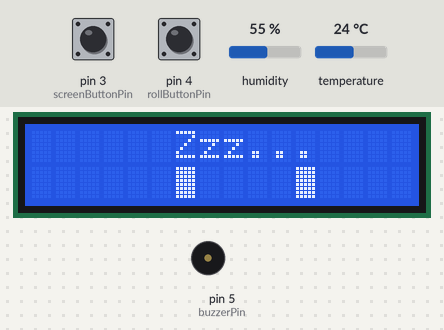
Bench run of a sketch on a simulated Arduino Uno, built with avr-gcc and run on an emulated ATmega328P. Parts: 16×2 character LCD, buzzer (waves = sounding). The test bench sets the inputs (shaded band); at power-on: pin 3 (screenButtonPin) HIGH, pin 4 (rollButtonPin) HIGH, humidity 55 %, temperature 24 °C. The local clock reads 2024-03-15 10:24:30 at power-on unless the sketch sets it; random numbers use the default seed unless the sketch sets one.

Above: at 4.2 s.
4.3 s: pin 3 (screenButtonPin) pulled LOW for 0.15 s
At 4.7 s:
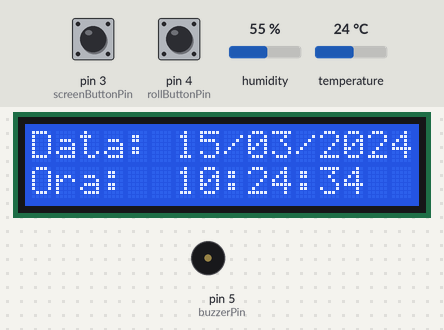
7.4 s: pin 3 (screenButtonPin) pulled LOW for 1 s
At 7.8 s:
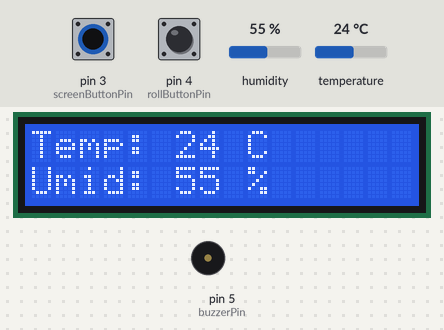
9.9 s: pin 3 (screenButtonPin) pulled LOW for 0.15 s
At 11.1 s:
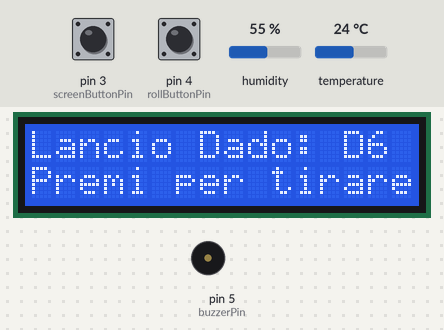
11.5 s: pin 4 (rollButtonPin) pulled LOW for 0.15 s
At 12.4 s:
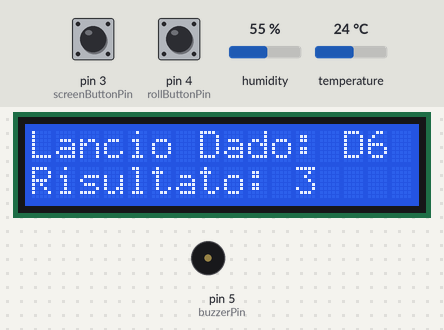
13.5 s: pin 4 (rollButtonPin) pulled LOW for 1 s
At 13.9 s:
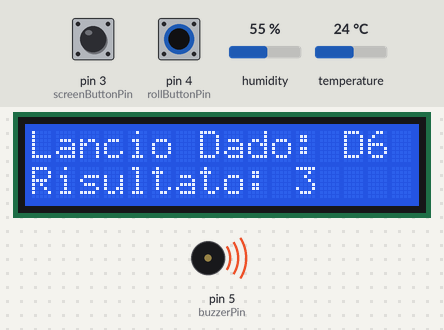
16.0 s: pin 3 (screenButtonPin) driven LOW and pin 4 (rollButtonPin) driven LOW
At 16.4 s:
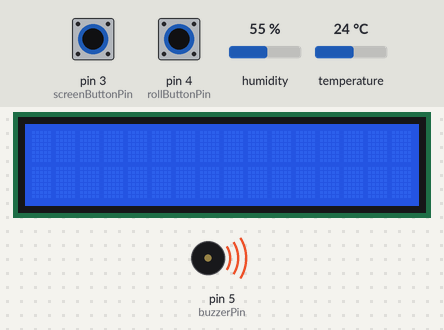
Timing chart, 0 to 19.0 s (numbered marks = the images above; inputs shaded):
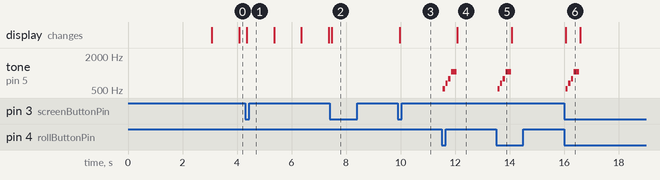

The sketch:

ClockCiock_v3.1.ino
```cpp
/*----------------------- C H A N G E L O G -----------------------------------
v1.0 (03/09/2026): Schermata singola con ora (RTC Module) e temperatura (sensore DTH11)
v2.0 (03/09/2026): Navigazione con un pulsante, 5 schermate: Data e ora; temperatura e umidità; 3 schermate D6, D20, D100 aggiunto pulsante per lanciare dado
v3.0 (03/09/2026): Aggiunta schermata di avvio e schermata Idle con robot
v3.1 (04/09/2026): Aggiunto buzzer passivo e sveglia: jingle per lancio dei dadi e suono per la sveglia
------------------------------------------------------------------------------
*/
#include <Wire.h>
#include <LiquidCrystal.h>
#include <SimpleDHT.h>
#include "RTClib.h"

// Note musicali (frequenze in Hz) per il cicalino passivo[cite: 1]
#define NOTE_C5  523
#define NOTE_E5  659
#define NOTE_G5  784
#define NOTE_C6  1047

LiquidCrystal lcd(7, 8, 9, 10, 11, 12);

byte quadrato[8] = {
  B11111, B11111, B11111, B11111,
  B11111, B11111, B11111, B11111
};

int pinDHT11 = 2;
SimpleDHT11 dht11(pinDHT11);

RTC_DS1307 rtc;

// Pin componenti
const int screenButtonPin = 3;
const int rollButtonPin = 4;
const int buzzerPin = 5; // Pin per il Passive Buzzer

// Impostazioni Sveglia (modifica questi valori per provarla)
const int alarmHour = 23;
const int alarmMinute = 44;
bool alarmTriggered = false;
bool alarmDismissedToday = false;

int screenButtonState = HIGH;
int lastScreenButtonState = HIGH;
unsigned long lastScreenDebounceTime = 0;

int rollButtonState = HIGH;
int lastRollButtonState = HIGH;
unsigned long lastRollDebounceTime = 0;

unsigned long debounceDelay = 50;

int currentScreen = 0;
int resultD6 = 0, resultD20 = 0, resultD100 = 0;

unsigned long previousMillis = 0;
const long interval = 1000;
bool forceUpdate = false;

int eyeFrame = 0;
unsigned long lastEyeUpdate = 0;
const unsigned long eyeInterval = 1000;

// Funzione per suonare il Jingle quando tiri un dado
void playRollJingle() {
  tone(buzzerPin, NOTE_C5, 80); delay(100);
  tone(buzzerPin, NOTE_E5, 80); delay(100);
  tone(buzzerPin, NOTE_G5, 80); delay(100);
  tone(buzzerPin, NOTE_C6, 200); delay(220);
  noTone(buzzerPin);
}

void setup() {
  lcd.begin(16, 2);
  lcd.createChar(1, quadrato);
  Wire.begin();

  pinMode(buzzerPin, OUTPUT);
  pinMode(screenButtonPin, INPUT_PULLUP);
  pinMode(rollButtonPin, INPUT_PULLUP);
  randomSeed(analogRead(0));

  lcd.setCursor(0, 0);
  lcd.print("   ClockCiock    ");
  lcd.setCursor(0, 1);
  lcd.print("by Ciock ver 3.1  ");
  delay(3000);
  lcd.clear();

  if (!rtc.begin()) {
    lcd.print("Errore RTC");
    while (1);
  }

  // rtc.adjust(DateTime(F(__DATE__), F(__TIME__)));
  forceUpdate = true;
}

void loop() {
  unsigned long currentMillis = millis();
  DateTime now = rtc.now();

  // --- CONTROLLO SVEGLIA ---
  if (now.hour() == alarmHour && now.minute() == alarmMinute && !alarmDismissedToday) {
    alarmTriggered = true;
  }
  // Resetta il flag al cambio di minuto per il giorno successivo
  if (now.minute() != alarmMinute) {
    alarmDismissedToday = false;
  }

  // --- GESTIONE ALLARME ATTIVO ---
  if (alarmTriggered) {
    lcd.setCursor(0, 0);
    lcd.print("*** SVEGLIA! ***");
    lcd.setCursor(0, 1);
    lcd.print("Premi un tasto  ");

    // Suono intermittente di sveglia
    tone(buzzerPin, 1000, 200);
    delay(300);

    // Se premi un tasto qualsiasi, spegni la sveglia
    if (digitalRead(screenButtonPin) == LOW || digitalRead(rollButtonPin) == LOW) {
      alarmTriggered = false;
      alarmDismissedToday = true;
      noTone(buzzerPin);
      lcd.clear();
      forceUpdate = true;
    }
    return; // Blocca il resto del loop finché non viene spenta
  }

  // --- PULSANTE CAMBIO SCHERMATA ---
  int readingScreen = digitalRead(screenButtonPin);
  if (readingScreen != lastScreenButtonState) {
    lastScreenDebounceTime = currentMillis;
  }
  if ((currentMillis - lastScreenDebounceTime) > debounceDelay) {
    if (readingScreen != screenButtonState) {
      screenButtonState = readingScreen;
      if (screenButtonState == LOW) {
        currentScreen++;
        if (currentScreen > 5) currentScreen = 0;
        lcd.clear();
        forceUpdate = true;
      }
    }
  }
  lastScreenButtonState = readingScreen;

  // --- PULSANTE LANCIO DADI (Con Jingle) ---
  int readingRoll = digitalRead(rollButtonPin);
  if (readingRoll != lastRollButtonState) {
    lastRollDebounceTime = currentMillis;
  }
  if ((currentMillis - lastRollDebounceTime) > debounceDelay) {
    if (readingRoll != rollButtonState) {
      rollButtonState = readingRoll;
      if (rollButtonState == LOW) {
        if (currentScreen == 3) {
          resultD6 = random(1, 7);
          playRollJingle();
        }
        else if (currentScreen == 4) {
          resultD20 = random(1, 21);
          playRollJingle();
        }
        else if (currentScreen == 5) {
          resultD100 = random(1, 101);
          playRollJingle();
        }
        forceUpdate = true;
      }
    }
  }
  lastRollButtonState = readingRoll;

  // --- AGGIORNAMENTO DEL DISPLAY ---
  if (currentScreen == 0) {
    if (currentMillis - lastEyeUpdate >= eyeInterval || forceUpdate) {
      lastEyeUpdate = currentMillis;
      forceUpdate = false;
      lcd.setCursor(0, 0);
      lcd.print("      Zzz...    ");
      lcd.setCursor(0, 1);
      switch (eyeFrame) {
        case 0: lcd.print("     \x01    \x01   "); break;
        case 1: lcd.print("      \x01    \x01  "); break;
        case 2: lcd.print("     \x01    \x01   "); break;
        case 3: lcd.print("    \x01    \x01    "); break;
        case 4: lcd.print("     -    -   "); break;
      }
      eyeFrame++;
      if (eyeFrame > 4) eyeFrame = 0;
    }
  } else {
    if (currentMillis - previousMillis >= interval || forceUpdate || currentMillis < 100) {
      previousMillis = currentMillis;
      forceUpdate = false;

      if (currentScreen == 1) {
        lcd.setCursor(0, 0);
        lcd.print("Data: ");
        if (now.day() < 10) lcd.print('0');
        lcd.print(now.day());
        lcd.print('/');
        if (now.month() < 10) lcd.print('0');
        lcd.print(now.month());
        lcd.print('/');
        lcd.print(now.year());

        lcd.setCursor(0, 1);
        lcd.print("Ora:  ");
        if (now.hour() < 10) lcd.print('0');
        lcd.print(now.hour());
        lcd.print(':');
        if (now.minute() < 10) lcd.print('0');
        lcd.print(now.minute());
        lcd.print(':');
        if (now.second() < 10) lcd.print('0');
        lcd.print(now.second());
      }
      else if (currentScreen == 2) {
        byte temperature = 0;
        byte humidity = 0;
        if (dht11.read(&temperature, &humidity, NULL) == 0) {
          lcd.setCursor(0, 0);
          lcd.print("Temp: ");
          lcd.print(temperature);
          lcd.print(" C     ");
          lcd.setCursor(0, 1);
          lcd.print("Umid: ");
          lcd.print(humidity);
          lcd.print(" %     ");
        }
      }
      else if (currentScreen == 3) {
        lcd.setCursor(0, 0); lcd.print("Lancio Dado: D6 ");
        lcd.setCursor(0, 1);
        if (resultD6 == 0) lcd.print("Premi per tirare");
        else { lcd.print("Risultato: "); lcd.print(resultD6); lcd.print("    "); }
      }
      else if (currentScreen == 4) {
        lcd.setCursor(0, 0); lcd.print("Lancio Dado: D20");
        lcd.setCursor(0, 1);
        if (resultD20 == 0) lcd.print("Premi per tirare");
        else { lcd.print("Risultato: "); lcd.print(resultD20); lcd.print("    "); }
      }
      else if (currentScreen == 5) {
        lcd.setCursor(0, 0); lcd.print("Lancio Dado:D100");
        lcd.setCursor(0, 1);
        if (resultD100 == 0) lcd.print("Premi per tirare");
        else { lcd.print("Risultato: "); lcd.print(resultD100); lcd.print("    "); }
      }
    }
  }
}
```

Measured:
- after the input at 9.9 s, the display: changes after 0.06 s (image 3)
- after the input at 11.5 s, tone on pin 5 (buzzerPin): plays 523 Hz for 0.08 s, 659 Hz for 0.08 s, 784 Hz for 0.08 s, 1047 Hz for 0.20 s, starting after 0.05 s; the display: changes after 0.58 s (image 4)
- after the input at 13.5 s, tone on pin 5 (buzzerPin): plays 523 Hz for 0.08 s, 659 Hz for 0.08 s, 784 Hz for 0.08 s, 1047 Hz for 0.20 s, starting after 0.05 s
- after the input at 16.0 s, tone on pin 5 (buzzerPin): plays 523 Hz for 0.08 s, 659 Hz for 0.08 s, 784 Hz for 0.08 s, 1047 Hz for 0.20 s, starting after 0.05 s; the display: changes after 0.05 s (image 6)
- what the display in image 6 shows lasts 0.5 s, from 16.1 s to 16.6 s
